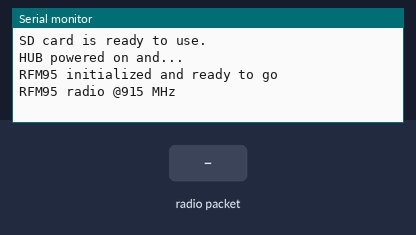
Simulated run of this sketch. Board: Arduino Mega 2560, built with avr-gcc and run on an emulated ATmega2560. Shown: the last lines printed to the serial monitor. The inputs (shaded band) are chosen by the test bench. Storage starts empty; no radio packets arrive unless stated.

Above: at 2.2 s.
2.3 s: radio packet "1" arrives
At 3.5 s:
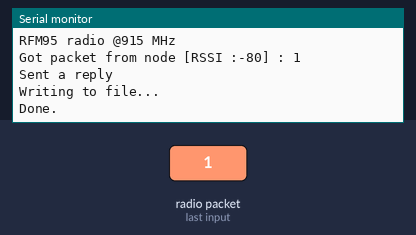
3.8 s: radio packet "0" arrives
At 3.87 s:
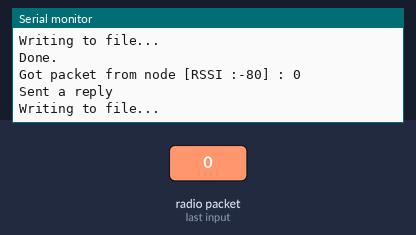
5.3 s: radio packet "2" arrives
At 5.37 s:
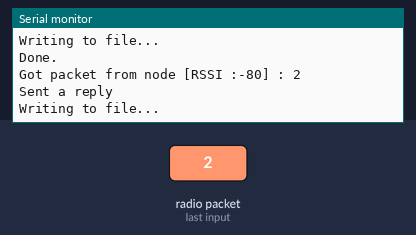

Measured:
- after the input at 2.3 s, the serial monitor: prints a new line at once (image 1)
- after the input at 3.8 s, the serial monitor: prints a new line at once (image 2)
- after the input at 5.3 s, the serial monitor: prints a new line at once (image 3)

The sketch:

FinalHub_SD_RF95_RXcode.ino
```cpp
// David Durkin
// Adafruit RH95HCW RX code for the ethanol vapor sensor HUB
// Started March 14th, 2019
// Version 1.1 (March 16th, 2019)
//

#include <SPI.h>
#include <SD.h>
#include <RH_RF95.h>
#include <RHReliableDatagram.h>

/************ Radio Setup ***************/

// Frequency, must match TX's freq!
#define RF95_FREQ 915.0

#if defined (__AVR_ATmega2560__)  // Arduino Mega Board
#define RFM95_CS      43  //
#define RFM95_RST     4  // "A"
#define RFM95_INT     2  //
#endif

File myFile; //for the SD card Reader
int pinCS = 53 ; //Chip select allows us to write and read from two modules at the same time

// Singleton instance of the radio driver
RH_RF95 rf95(RFM95_CS, RFM95_INT);

int16_t packetnum = 0;  // packet counter, we increment per xmission

void setup()
{
  Serial.begin(115200);
  //while (!Serial) { delay(1); } // wait until serial console is open, remove if not tethered to computer


  pinMode(RFM95_RST, OUTPUT);
  digitalWrite(pinCS, HIGH); //when pins are high you cannot write to them;
  digitalWrite(RFM95_RST, HIGH);

  delay(500);
  digitalWrite(pinCS,LOW);
  if (SD.begin())
  {
    Serial.println("SD card is ready to use.");
  } else
  {
    Serial.println("SD card initialization failed");
    return;
  }
  delay(500);
  digitalWrite(pinCS, HIGH);


  Serial.println("HUB powered on and...");
  Serial.println();

  // manual reset
  digitalWrite(RFM95_RST, LOW);
  delay(10);
  digitalWrite(RFM95_RST, HIGH);
  delay(10);

  if (!rf95.init()) {
    Serial.println("RFM95 radio init failed");
    while (1);
  }
  Serial.println("RFM95 initialized and ready to go");
  // Defaults after init are 434.0MHz, modulation GFSK_Rb250Fd250, +13dbM (for low power module)
  // No encryption
  if (!rf95.setFrequency(RF95_FREQ)) {
    Serial.println("setFrequency failed");
  }

  // If you are using a high power RF95 eg RFM95HW, you *must* set a Tx power with the
  // ishighpowermodule flag set like this:
  rf95.setTxPower(23, false);  // range from 14-20 for power, 2nd arg must be true for 95HCW

  Serial.print("RFM95 radio @");  Serial.print((int)RF95_FREQ);  Serial.println(" MHz");
}


// Dont put this on the stack:
uint8_t data[] = "Acknowledge";
// Dont put this on the stack:
uint8_t buf[RH_RF95_MAX_MESSAGE_LEN];

void loop() {
  if (rf95.available())
  {
    // Wait for a message addressed to us from the client
    uint8_t buf[RH_RF95_MAX_MESSAGE_LEN];
    uint8_t len = sizeof(buf);

    if (rf95.recv(buf, &len)) {
      buf[len] = 0; // zero out remaining string

      Serial.print("Got packet from node");
      Serial.print(" [RSSI :");
      Serial.print(rf95.lastRssi());
      Serial.print("] : ");
      Serial.println((char*)buf);

      // write to sd card by setting 53 high and setting CS for sd card low to write to, execute write function
      // then set 53 low again and CS for SD high. All mosi and miso and SCK are the sam
      uint8_t data[] = "Acknowledge from HUB";
      rf95.send(data, sizeof(data));
      rf95.waitPacketSent();
      Serial.println("Sent a reply");


      digitalWrite(RFM95_CS, HIGH);
      digitalWrite(pinCS, LOW);

      myFile = SD.open("test.txt", FILE_WRITE);

      if (myFile) {
        Serial.println("Writing to file...");
        // Write to file
        myFile.println((char*)buf);
        myFile.close(); // close the file
        Serial.println("Done.");
      }
      // if the file didn't open, print an error:
      else {
        Serial.println("error opening test.txt");
      }
      delay(1000);

      digitalWrite(RFM95_CS, LOW);
      digitalWrite(pinCS, HIGH);

    }
    // Send a reply back to the originator client
    else {
      Serial.println("Sending failed (no ack)");
    }
  }
}
```
